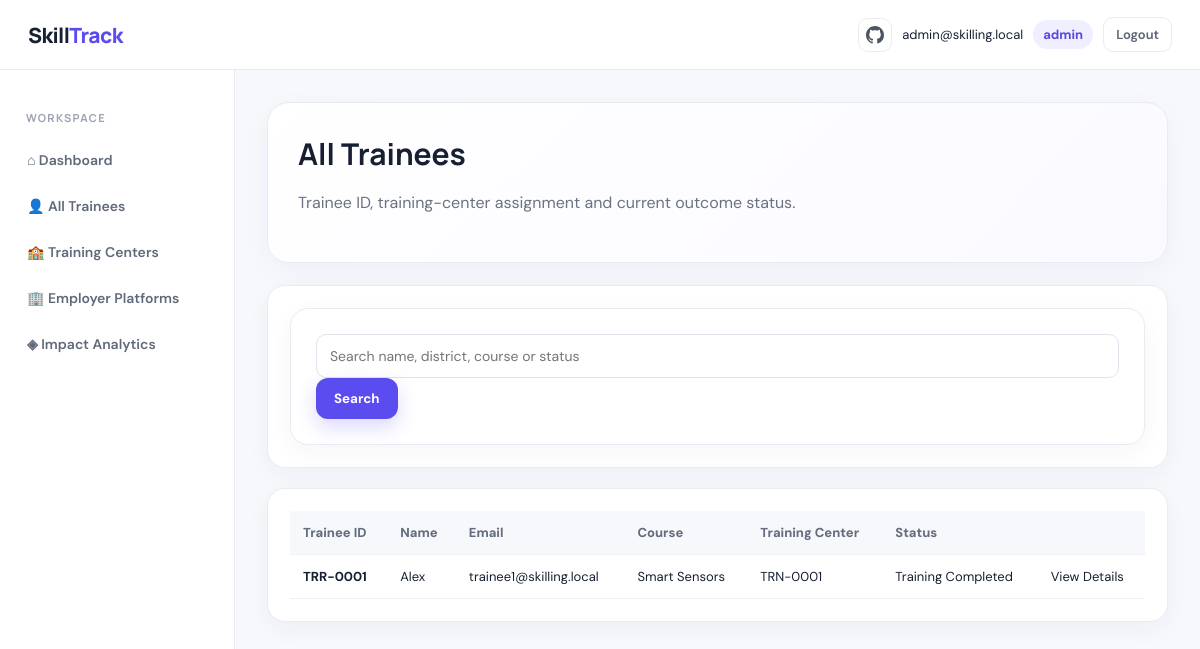
Screenshot of /trainees (signed in) with the database file from the repository.
### tables this page shows
CREATE TABLE trainees (
            id INTEGER PRIMARY KEY AUTOINCREMENT,
            trainee_code TEXT UNIQUE,
            name TEXT NOT NULL,
            email TEXT UNIQUE NOT NULL,
            phone TEXT,
            district TEXT,
            education TEXT,
            course TEXT,
            skills TEXT DEFAULT '',
            training_center_id INTEGER,
            provider TEXT,
            attendance REAL DEFAULT 0,
            assessment REAL DEFAULT 0,
            certification TEXT DEFAULT 'Not Certified',
            status TEXT DEFAULT 'Training Completed',
            created_at TEXT,
            FOREIGN KEY(training_center_id) REFERENCES training_centers(id)
        );

CREATE TABLE training_centers (
            id INTEGER PRIMARY KEY AUTOINCREMENT,
            center_code TEXT UNIQUE,
            center_name TEXT NOT NULL,
            email TEXT UNIQUE NOT NULL,
            phone TEXT,
            address TEXT,
            district TEXT,
            courses TEXT,
            created_at TEXT
        );

### app.py (the view)
@app.route("/trainees")
@login_required()
def trainees():
    conn = get_db()
    search = request.args.get("search", "").strip()
    if session.get("role") == "training":
        base = """
            SELECT t.*, tc.center_code, tc.center_name
            FROM trainees t
            LEFT JOIN training_centers tc ON t.training_center_id=tc.id
            WHERE t.training_center_id=?
        """
        params = [session["training_center_id"]]
    else:
        base = """
            SELECT t.*, tc.center_code, tc.center_name
            FROM trainees t
            LEFT JOIN training_centers tc ON t.training_center_id=tc.id
            WHERE 1=1
        """
        params = []
    if search:
        base += " AND (t.name LIKE ? OR t.district LIKE ? OR t.course LIKE ? OR t.status LIKE ?)"
        params.extend([f"%{search}%"] * 4)
    base += " ORDER BY t.id DESC"
    data = conn.execute(base, params).fetchall()
    conn.close()
    return render_template("trainees.html", trainees=data, search=search)

### app.py (called while the page is built)
def get_db():
    conn = sqlite3.connect(DATABASE)
    conn.row_factory = sqlite3.Row
    return conn

def login_required(role=None):
    def decorator(fn):
        @wraps(fn)
        def wrapper(*args, **kwargs):
            if "user_id" not in session:
                return redirect(url_for("login"))
            if role and session.get("role") != role:
                flash("You do not have access to this page.", "error")
                return redirect(url_for("role_dashboard"))
            return fn(*args, **kwargs)
        return wrapper
    return decorator

@app.context_processor
def inject_user():
    return {
        "current_email": session.get("email", ""),
        "current_role": session.get("role", ""),
        "current_org_code": session.get("org_code", "")
    }

### templates/trainees.html
{% extends "base.html" %}{% block content %}
<div class="hero"><h1>{% if current_role=='training' %}My Trainees{% else %}All Trainees{% endif %}</h1><p class="muted">Trainee ID, training-center assignment and current outcome status.</p></div>
<div class="panel"><form method="get"><input name="search" value="{{search}}" placeholder="Search name, district, course or status"><button class="btn">Search</button></form></div>
<div class="panel section"><table class="table"><tr><th>Trainee ID</th><th>Name</th><th>Email</th><th>Course</th><th>Training Center</th><th>Status</th><th></th></tr>
{% for t in trainees %}<tr><td><strong>{{t.trainee_code}}</strong></td><td>{{t.name}}</td><td>{{t.email}}</td><td>{{t.course}}</td><td>{{t.center_code or 'Not assigned'}}</td><td>{{t.status}}</td><td><a href="{{url_for('trainee_details',trainee_id=t.id)}}">View Details</a></td></tr>{% endfor %}
</table></div>{% endblock %}

### static/style.css (style rules this page uses)
:root { --ink:#172033;--muted:#6b7280;--line:#e8ebf2;--bg:#f6f8fc;--card:#fff;--primary:#5b4cf0;--primary2:#7c6ff5;--green:#16a36a;--orange:#f59e0b;--red:#e45454;--shadow:0 14px 40px rgba(30,35,70,.08) }
* { box-sizing:border-box }
html { scroll-behavior:smooth }
body { margin:0;font-family:'DM Sans',Arial,sans-serif;background:var(--bg);color:var(--ink) }
h1,h2,h3,h4 { font-family:Manrope,Arial,sans-serif }
a { text-decoration:none;color:inherit }
.muted { color:var(--muted) }
.btn { display:inline-flex;align-items:center;justify-content:center;gap:8px;border:0;border-radius:12px;padding:12px 18px;background:var(--primary);color:#fff;font-weight:700;cursor:pointer;box-shadow:0 8px 20px rgba(91,76,240,.22);font-family:inherit }
.hero { background:linear-gradient(135deg,#fff,#faf9ff);border:1px solid var(--line);padding:30px;border-radius:22px;box-shadow:0 8px 30px rgba(30,35,70,.04);margin-bottom:22px }
.hero h1 { font-size:30px;margin:0 0 8px }
.hero p { line-height:1.6 }
.card,.panel { background:var(--card);border:1px solid var(--line);border-radius:18px;padding:22px;box-shadow:0 7px 25px rgba(30,35,70,.045);margin-bottom:18px }
.section { margin-top:20px }
form { background:#fff;padding:25px;border:1px solid var(--line);border-radius:18px;box-shadow:0 7px 25px rgba(30,35,70,.045);max-width:900px }
input,select,textarea { width:100%;padding:12px 13px;border:1px solid #dfe3ec;border-radius:10px;font-size:14px;font-family:inherit;background:#fff;color:#20283a;outline:none }
.table,.table-wrapper { width:100%;overflow:auto }
table { width:100%;border-collapse:collapse;background:#fff;border-radius:12px;overflow:hidden }
th,td { padding:13px;text-align:left;border-bottom:1px solid #edf0f5;font-size:13px }
th { background:#f7f8fb;color:#646d7d;font-weight:800 }

### rows the page displays
trainees: trainee_code "TRR-0001", name "Alex", email "trainee1@skilling.local", course "Smart Sensors", center_code "TRN-0001", status "Training Completed"

### other values shown
{{ current_email }} "admin@skilling.local"
{{ current_role }} "admin"
